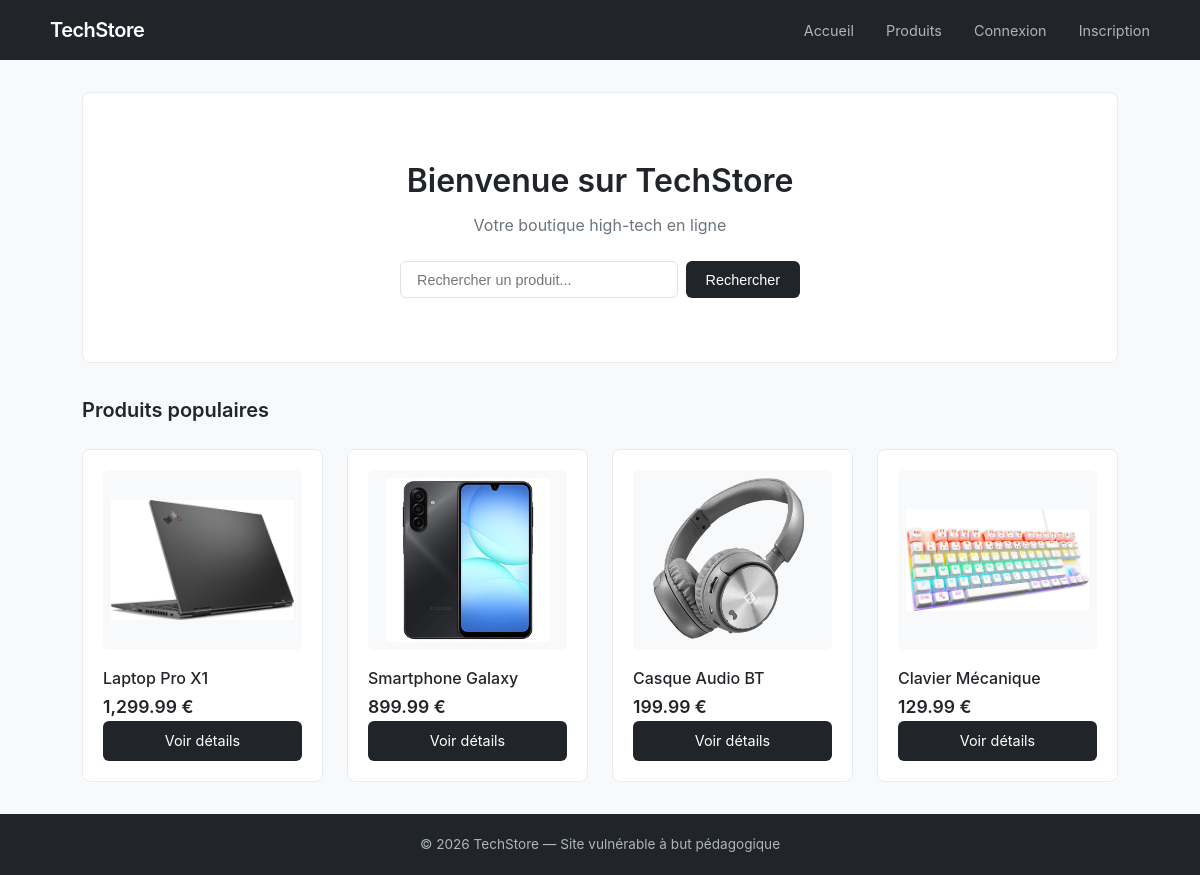
The page / on the database its author committed.
### tables this page shows
CREATE TABLE products (
    id INT AUTO_INCREMENT PRIMARY KEY,
    name VARCHAR(100) NOT NULL,
    description TEXT,
    price DECIMAL(10,2) NOT NULL,
    stock INT DEFAULT 0,
    image VARCHAR(255),
    category VARCHAR(50)
);

### index.php (the view, shortened to what this page needs)
<?php
require_once 'config/database.php';
?>
<!DOCTYPE html>
<html lang="fr">
<head>
    <link rel="stylesheet" href="assets/css/style.css">
</head>
<body>
    <header>
        <nav>
            <div class="logo">
                <a href="index.php">TechStore</a>
            </div>
            <ul class="nav-links">
                <li><a href="index.php">Accueil</a></li>
                <li><a href="products.php">Produits</a></li>
                <?php if(isset($_SESSION['user_id'])): ?>
                    <li><a href="orders.php">Mes Commandes</a></li>
                    <li><a href="profile.php">Profil</a></li>
                    <?php if(isset($_SESSION['role']) && $_SESSION['role'] == 'admin'): ?>
                        <li><a href="admin/dashboard.php" class="admin-link">Admin</a></li>
                    <?php endif; ?>
                    <li><a href="logout.php">Déconnexion (<?php echo $_SESSION['username']; ?>)</a></li>
                <?php else: ?>
                    <li><a href="login.php">Connexion</a></li>
                    <li><a href="register.php">Inscription</a></li>
                <?php endif; ?>
            </ul>
        </nav>
    </header>
    <main>
        <section class="hero">
            <h1>Bienvenue sur TechStore</h1>
            <p>Votre boutique high-tech en ligne</p>
            <form action="products.php" method="GET" class="search-form">
                <input type="text" name="search" placeholder="Rechercher un produit..."
                       value="<?php echo isset($_GET['search']) ? $_GET['search'] : ''; ?>">
                <button type="submit">Rechercher</button>
            </form>
        </section>
        <section class="featured-products">
            <h2>Produits populaires</h2>
            <div class="products-grid">
                <?php
                $query = "SELECT * FROM products LIMIT 4";
                $result = mysqli_query($conn, $query);
                while($product = mysqli_fetch_assoc($result)):
                ?>
                <div class="product-card">
                    <div class="product-image">
                        <img src="assets/images/<?php echo $product['image'] ?? 'default.png'; ?>"
                             alt="<?php echo $product['name']; ?>">
                    </div>
                    <h3><?php echo $product['name']; ?></h3>
                    <p class="price"><?php echo number_format($product['price'], 2); ?> €</p>
                    <a href="product.php?id=<?php echo $product['id']; ?>" class="btn">Voir détails</a>
                </div>
                <?php endwhile; ?>
            </div>
        </section>
    </main>
    <footer>
        <p>&copy; 2026 TechStore — Site vulnérable à but pédagogique</p>
    </footer>
</body>
</html>

### assets/css/style.css (style rules this page uses)
* { margin: 0; padding: 0; box-sizing: border-box; }
body { font-family: -apple-system, BlinkMacSystemFont, 'Segoe UI', Roboto, sans-serif; background: #f8f9fa; color: #212529; line-height: 1.5; }
a { color: #0d6efd; text-decoration: none; }
header { background: #212529; padding: 0 2rem; position: sticky; top: 0; z-index: 100; }
nav { max-width: 1100px; margin: 0 auto; display: flex; justify-content: space-between; align-items: center; height: 60px; }
.logo a { color: #fff; font-size: 1.25rem; font-weight: 600; letter-spacing: -0.5px; }
.nav-links { display: flex; list-style: none; gap: 2rem; }
.nav-links a { color: #adb5bd; font-size: 0.9rem; transition: color 0.2s; }
main { max-width: 1100px; margin: 0 auto; padding: 2rem; min-height: calc(100vh - 140px); }
.hero { text-align: center; padding: 4rem 2rem; background: #fff; border-radius: 8px; margin-bottom: 2rem; border: 1px solid #e9ecef; }
.hero h1 { font-size: 2rem; font-weight: 600; margin-bottom: 0.5rem; }
.hero p { color: #6c757d; }
.search-form { display: flex; gap: 0.5rem; justify-content: center; margin-top: 1.5rem; max-width: 400px; margin-left: auto; margin-right: auto; }
.search-form input { flex: 1; padding: 0.6rem 1rem; border: 1px solid #dee2e6; border-radius: 6px; font-size: 0.9rem; }
.btn, button[type="submit"] { padding: 0.6rem 1.25rem; background: #212529; color: #fff; border: none; border-radius: 6px; font-size: 0.9rem; cursor: pointer; transition: background 0.2s; }
.featured-products h2, .products-page h2 { font-size: 1.25rem; margin-bottom: 1.5rem; font-weight: 600; }
.products-grid { display: grid; grid-template-columns: repeat(auto-fill, minmax(240px, 1fr)); gap: 1.5rem; }
.product-card { background: #fff; border-radius: 8px; padding: 1.25rem; border: 1px solid #e9ecef; transition: box-shadow 0.2s; display: flex; flex-direction: column; }
.product-card .product-image { height: 180px; background: #f8f9fa; border-radius: 6px; display: flex; align-items: center; justify-content: center; margin-bottom: 1rem; font-size: 2rem; color: #adb5bd; overflow: hidden; }
.product-card .product-image img { width: 100%; height: 100%; object-fit: contain; padding: 0.5rem; }
.product-card h3 { font-size: 1rem; font-weight: 500; margin-bottom: 0.25rem; }
.product-card .price { font-size: 1.1rem; font-weight: 600; color: #212529; }
.product-card .btn { margin-top: auto; width: 100%; text-align: center; }
footer { background: #212529; color: #adb5bd; text-align: center; padding: 1.25rem; font-size: 0.85rem; }

### rows shown on the page
products: image (picture), name "Laptop Pro X1", price "1,299.99"
products: image (picture), name "Smartphone Galaxy", price "899.99"
products: image (picture), name "Casque Audio BT", price "199.99"
products: image (picture), name "Clavier Mécanique", price "129.99"
